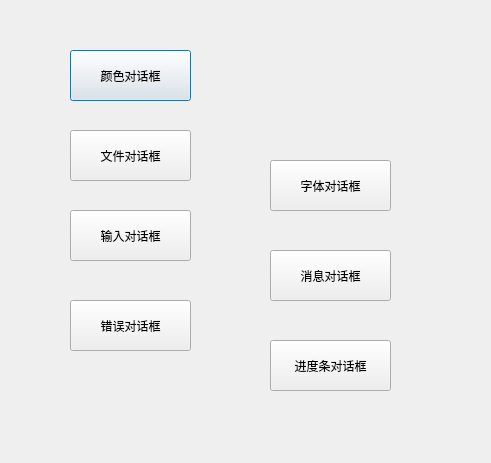
<?xml version="1.0" encoding="UTF-8"?>
<ui version="4.0">
 <class>MyDialog</class>
 <widget class="QDialog" name="MyDialog">
  <property name="geometry">
   <rect>
    <x>0</x>
    <y>0</y>
    <width>491</width>
    <height>463</height>
   </rect>
  </property>
  <property name="windowTitle">
   <string>MyDialog</string>
  </property>
  <widget class="QPushButton" name="colorBtn">
   <property name="geometry">
    <rect>
     <x>70</x>
     <y>50</y>
     <width>121</width>
     <height>51</height>
    </rect>
   </property>
   <property name="text">
    <string>颜色对话框</string>
   </property>
  </widget>
  <widget class="QPushButton" name="fileBtn">
   <property name="geometry">
    <rect>
     <x>70</x>
     <y>130</y>
     <width>121</width>
     <height>51</height>
    </rect>
   </property>
   <property name="text">
    <string>文件对话框</string>
   </property>
  </widget>
  <widget class="QPushButton" name="inputDialog">
   <property name="geometry">
    <rect>
     <x>70</x>
     <y>210</y>
     <width>121</width>
     <height>51</height>
    </rect>
   </property>
   <property name="text">
    <string>输入对话框</string>
   </property>
  </widget>
  <widget class="QPushButton" name="errorBtn">
   <property name="geometry">
    <rect>
     <x>70</x>
     <y>300</y>
     <width>121</width>
     <height>51</height>
    </rect>
   </property>
   <property name="text">
    <string>错误对话框</string>
   </property>
  </widget>
  <widget class="QPushButton" name="fontBtn">
   <property name="geometry">
    <rect>
     <x>270</x>
     <y>160</y>
     <width>121</width>
     <height>51</height>
    </rect>
   </property>
   <property name="text">
    <string>字体对话框</string>
   </property>
  </widget>
  <widget class="QPushButton" name="progressBtn">
   <property name="geometry">
    <rect>
     <x>270</x>
     <y>340</y>
     <width>121</width>
     <height>51</height>
    </rect>
   </property>
   <property name="text">
    <string>进度条对话框</string>
   </property>
  </widget>
  <widget class="QPushButton" name="messageBtn">
   <property name="geometry">
    <rect>
     <x>270</x>
     <y>250</y>
     <width>121</width>
     <height>51</height>
    </rect>
   </property>
   <property name="text">
    <string>消息对话框</string>
   </property>
  </widget>
 </widget>
 <layoutdefault spacing="6" margin="11"/>
 <resources/>
 <connections/>
</ui>
